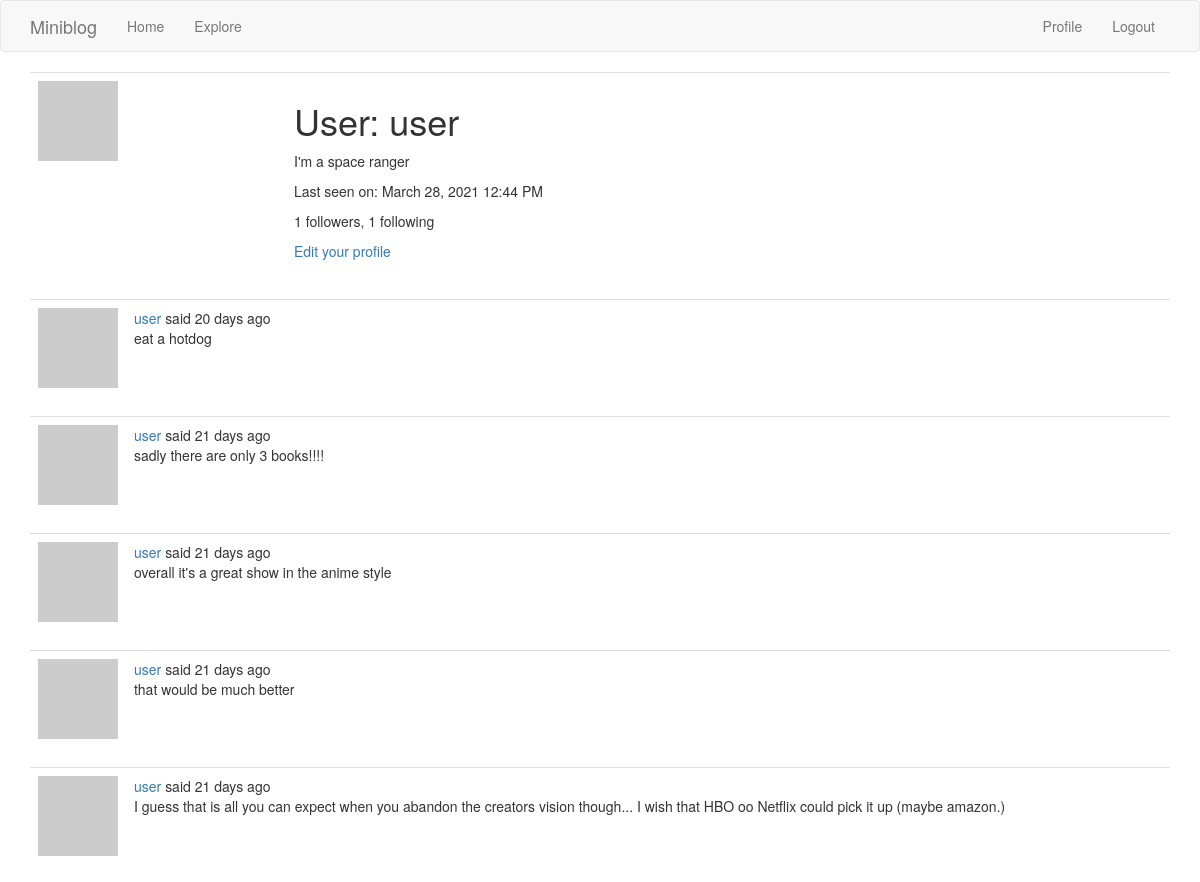
Before: /user/user (signed in, upper part) with the older database file.
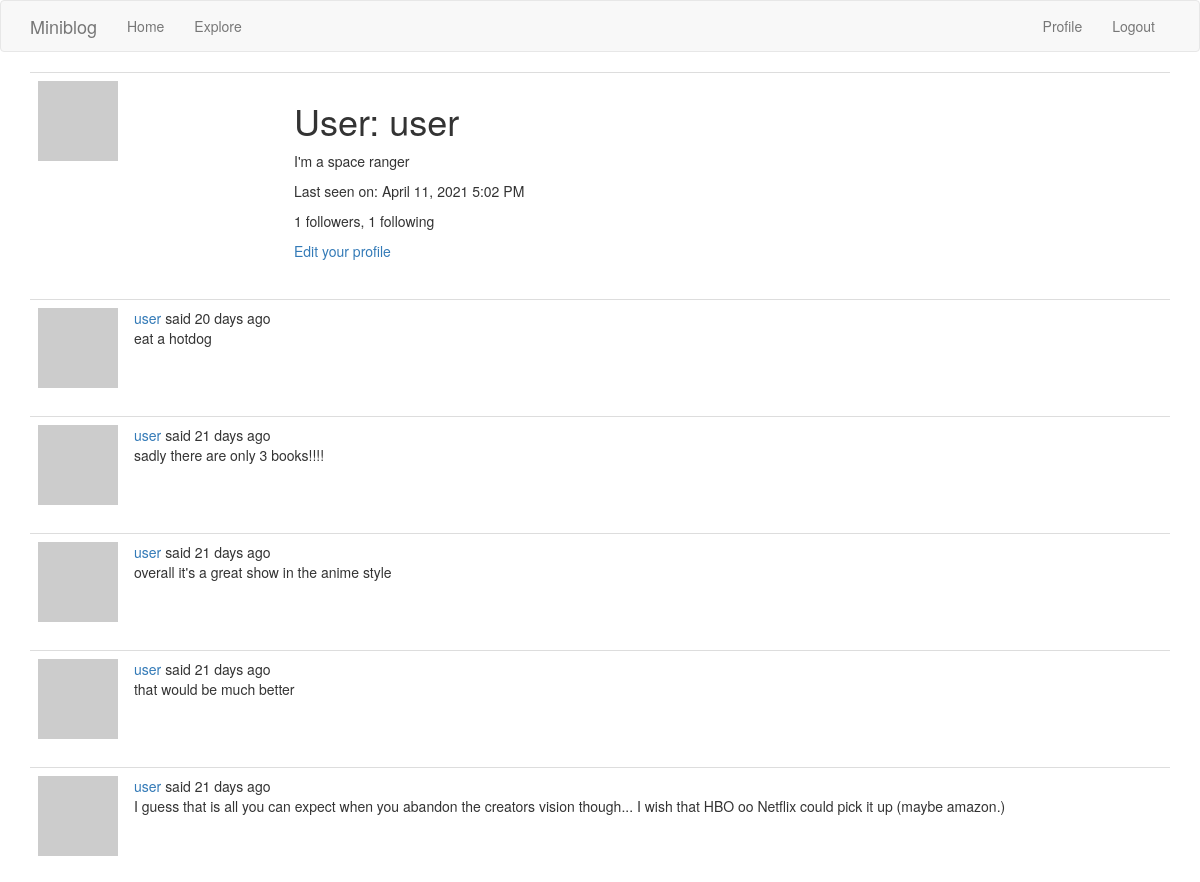
After: the same page with the newer database file.
### app/models.py (models this page shows, shortened)
class User(UserMixin, db.Model):  # Define the User Class and the UserMixin
    id = db.Column(db.Integer, primary_key=True)
    username = db.Column(db.String(64), index=True, unique=True)
    email = db.Column(db.String(120), index=True, unique=True)
    password_hash = db.Column(db.String(128))
    posts = db.relationship('Post', backref='author', lazy='dynamic')
    about_me = db.Column(db.String(240))
    last_seen = db.Column(db.DateTime, default=datetime.utcnow)
    followed = db.relationship(
        'User', secondary=followers,
        primaryjoin=(followers.c.follower_id == id),
        secondaryjoin=(followers.c.followed_id == id),
        backref=db.backref('followers', lazy='dynamic'), lazy='dynamic')
    def avatar(self, size):
        digest = md5(self.email.lower().encode('utf-8')).hexdigest()
        return 'hxxps://www.gravatar.com/avatar/{}?d=identicon&s={}'.format(
            digest, size
        )

class Post(db.Model):  # Define the Post Class and link to the User Class
    id = db.Column(db.Integer, primary_key=True)
    body = db.Column(db.String(240))
    timestamp = db.Column(db.DateTime, index=True, default=datetime.utcnow)
    user_id = db.Column(db.Integer, db.ForeignKey('user.id'))
    language = db.Column(db.String(5))

### app/routes.py (the view)
@app.route('/user/<username>')
@login_required
def user(username):
    user = User.query.filter_by(username=username).first_or_404()
    page = request.args.get('page', 1, type=int)
    posts = user.posts.order_by(Post.timestamp.desc()).paginate(
        page, app.config['POSTS_PER_PAGE'], False)
    next_url = url_for('user', username=user.username, page=posts.next_num) \
        if posts.has_next else None
    prev_url = url_for('user', username=user.username, page=posts.prev_num) \
        if posts.has_prev else None
    form = EmptyForm()
    return render_template('user.html', user=user, posts=posts.items,
                           next_url=next_url, prev_url=prev_url, form=form)

### app/models.py (called while the page is built)
@login.user_loader
def load_user(id):
    return User.query.get(int(id))

### app/routes.py (called while the page is built)
@app.before_request
def before_request():
    if current_user.is_authenticated:
        current_user.last_seen = datetime.utcnow()
        db.session.commit()
    g.locale = str(get_locale())

### app/templates/user.html (shortened to what this page needs)
{% extends "base.html" %}
{% block app_content %}
    <table class="table table-hover">
        <tr>
            <td width="256px"><img src="{{ user.avatar(256) }}"></td>
            <td>
                <h1>{{ _('User') }}: {{ user.username }}</h1>
                {% if user.about_me %}<p>{{ user.about_me }}</p>{% endif %}
                {% if user.last_seen %}
                    <p>{{ _('Last seen on') }}: {{ moment(user.last_seen).format('LLL') }}</p>
                {% endif %}
                <p>{{ _('%(count)d followers', count=user.followers.count()) }}, {{ _('%(count)d following', count=user.followed.count()) }}</p>
                {% if user == current_user %}
                <p><a href="{{ url_for('edit_profile') }}">{{ _('Edit your profile') }}</a></p>
                {% endif %}
            </td>
        </tr>
    </table>
    {% for post in posts %}
        {% include '_post.html' %}
    {% endfor %}
{% endblock %}

### app/templates/base.html (shortened to what this page needs)
{% extends 'bootstrap/base.html' %}
{% block navbar %}
    <nav class="navbar navbar-default">
        <div class="container">
            <div class="navbar-header">
                <a class="navbar-brand" href="{{ url_for('index') }}">Miniblog</a>
            </div>
            <div class="collapse navbar-collapse" id="bs-example-navbar-collapse-1">
                <ul class="nav navbar-nav">
                    <li><a href="{{ url_for('index') }}">{{ _('Home') }}</a></li>
                    <li><a href="{{ url_for('explore') }}">{{ _('Explore') }}</a></li>
                </ul>
                <ul class="nav navbar-nav navbar-right">
                    {% if current_user.is_anonymous %}
                    <li><a href="{{ url_for('login') }}">{{ _('Login') }}</a></li>
                    {% else %}
                    <li><a href="{{ url_for('user', username=current_user.username) }}">{{ _('Profile') }}</a></li>
                    <li><a href="{{ url_for('logout') }}">{{ _('Logout') }}</a></li>
                    {% endif %}
                </ul>
            </div>
        </div>
    </nav>
{% endblock %}
{% block content %}
    <div class="container">
        {% block app_content %}{% endblock %}
    </div>
{% endblock %}

### app/templates/_post.html (shortened to what this page needs)
<table class="table table-hover">
    <tr>
        <td width="70px">
            <a href="{{ url_for('user', username=post.author.username) }}">
                <img src="{{ post.author.avatar(70) }}" />
            </a>
        </td>
        <td>
                {{ _('%(username)s said %(when)s',
                    username=user_link, when=moment(post.timestamp).fromNow()) }}
                    <br>
                    <span id="post{{ post.id }}">{{ post.body }}</span>
        </td>
    </tr>
</table>

Changed rows visible on the page:
changed User "User": last_seen "March 28, 2021 12:44 PM" → "April 11, 2021 5:02 PM"
